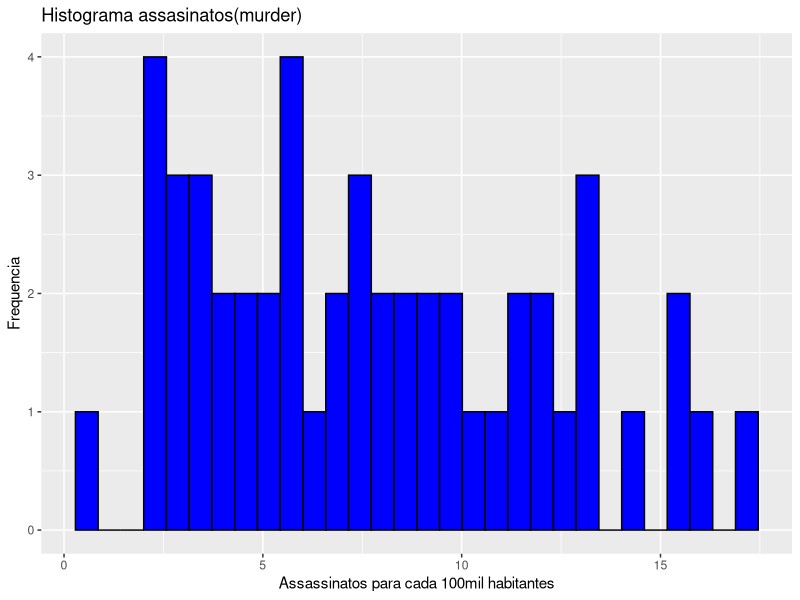
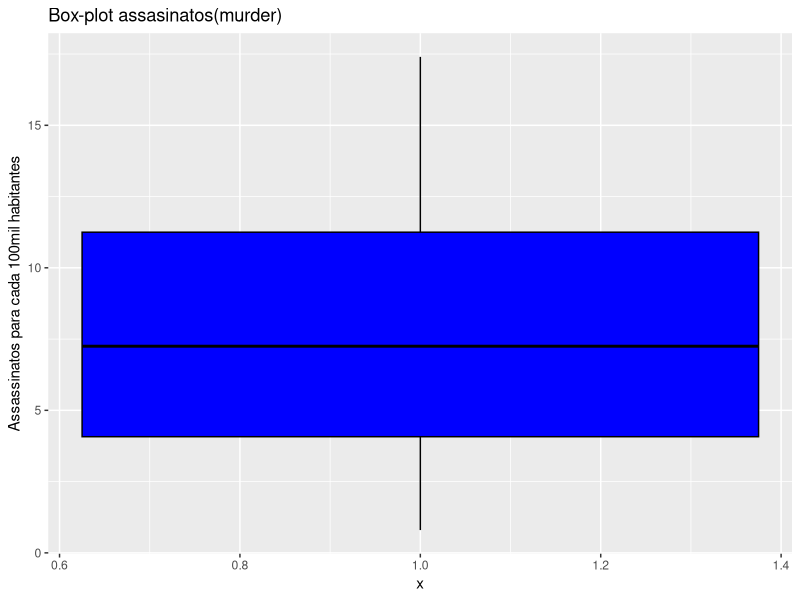
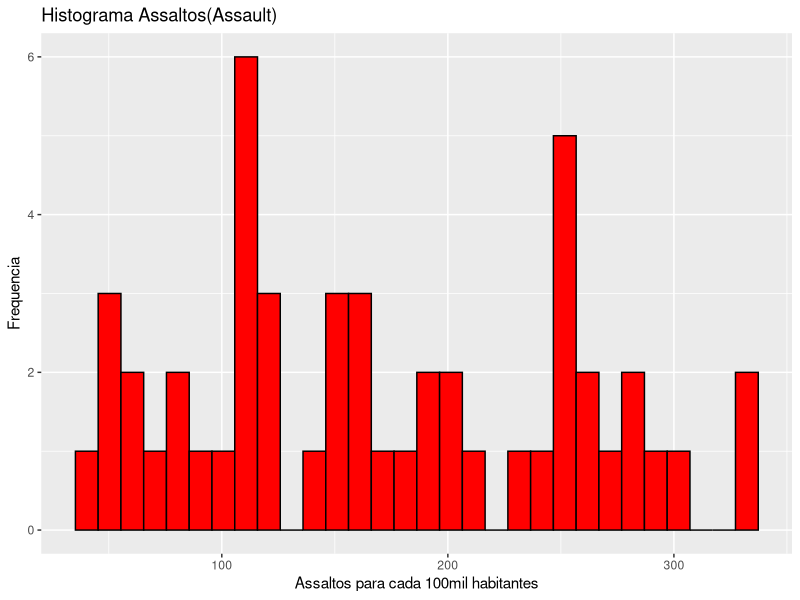
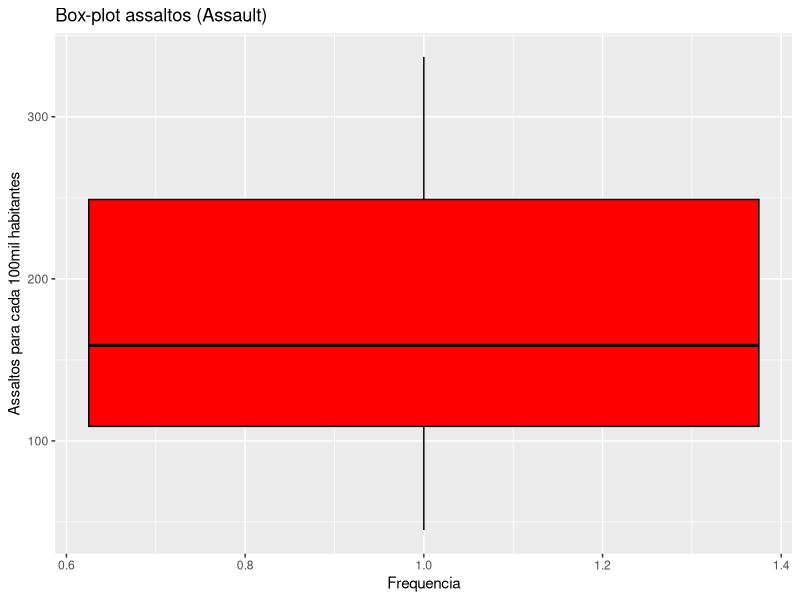
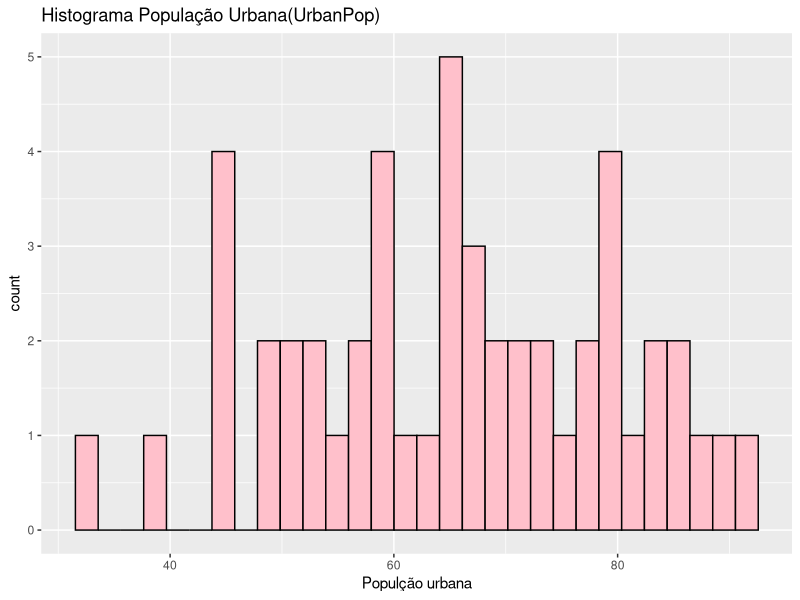
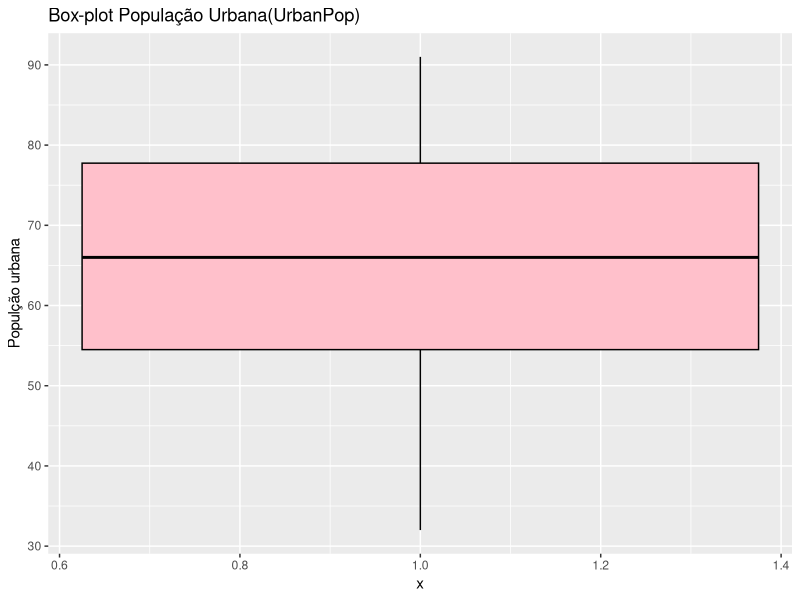
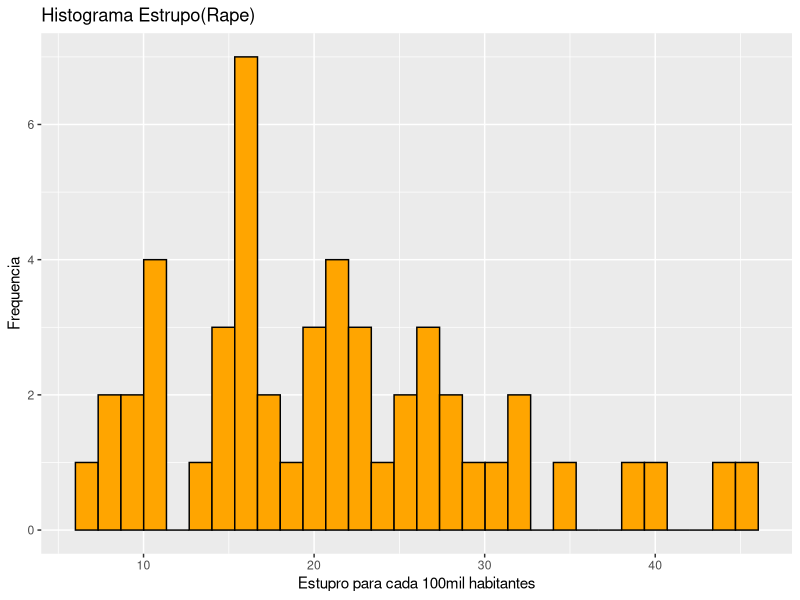
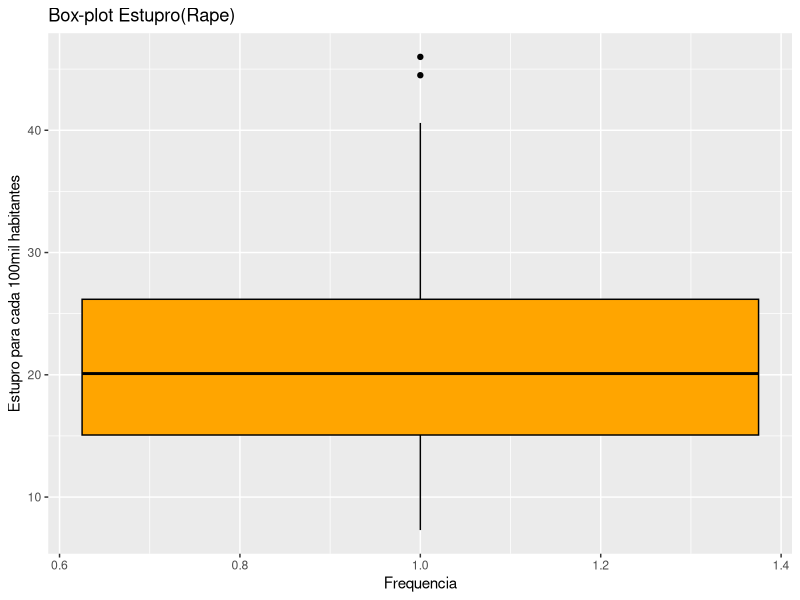

Source code (R) for these figures, in order:
## ---- chunk 1
knitr::opts_chunk$set(echo = TRUE)
## ---- chunk 2
library(ggplot2)
data(USArrests)
mydata = USArrests
## ---- chunk 3
ggplot(data = USArrests) +
geom_histogram(mapping = aes(x = Murder), fill ='blue', color='black') +
labs(x = 'Assassinatos para cada 100mil habitantes',
y = 'Frequencia',
title = 'Histograma assasinatos(murder)')
## ---- chunk 4
ggplot(data = USArrests) +
geom_boxplot(mapping = aes(x = 1, y = Murder), color = 'black', fill = 'blue')+
labs(y = 'Assassinatos para cada 100mil habitantes',
title = 'Box-plot assasinatos(murder)')
## ---- chunk 5
ggplot(data = USArrests) +
geom_histogram(mapping = aes(x = Assault), fill ='red', color='black') +
labs(x = 'Assaltos para cada 100mil habitantes',
y = 'Frequencia',
title = 'Histograma Assaltos(Assault)')
## ---- chunk 6
ggplot(data = USArrests) +
geom_boxplot(mapping = aes(x = 1, y = Assault), color = 'black', fill = 'red')+
labs(y = 'Assaltos para cada 100mil habitantes',
x = 'Frequencia',
title = 'Box-plot assaltos (Assault)')
## ---- chunk 7
ggplot(data = USArrests) +
geom_histogram(mapping = aes(x = UrbanPop), fill ='pink', color='black') +
labs(x = 'Populção urbana',
title = 'Histograma População Urbana(UrbanPop)')
## ---- chunk 8
ggplot(data = USArrests) +
geom_boxplot(mapping = aes(x = 1, y = UrbanPop), color = 'black', fill = 'pink')+
labs(y = 'Populção urbana',
title = 'Box-plot População Urbana(UrbanPop)')
## ---- chunk 9
ggplot(data = USArrests) +
geom_histogram(mapping = aes(x = Rape), fill ='orange', color='black') +
labs(x = 'Estupro para cada 100mil habitantes',
y = 'Frequencia',
title = 'Histograma Estrupo(Rape)')
## ---- chunk 10
ggplot(data = USArrests) +
geom_boxplot(mapping = aes(x = 1, y = Rape), color = 'black', fill = 'orange')+
labs(y = 'Estupro para cada 100mil habitantes',
x = 'Frequencia',
title = 'Box-plot Estupro(Rape)')
## ---- chunk 11
ggplot(mydata, aes(x = UrbanPop, y = Assault)) +
geom_point(color='red', size=4) +
labs(y = "Assaltos",
x = "População Urbana",
title = "Relação entre assaltos e População Urbana")+
geom_smooth( method = "lm")

## ---- chunk 12
data(ToothGrowth)
myData2 =  ToothGrowth
head(myData2)
## ---- chunk 13
ggplot(myData2) +
geom_histogram(mapping = aes(x = len), bins = 60, fill ='blue', color='black') +
labs(x = 'comprimento do dente',
title = 'Histograma comprimento do dente de todos porcos testados')
## ---- chunk 14
ggplot(data = myData2) +
geom_density(mapping = aes(x = dose), kernel = 'gaussian')
## ---- chunk 15
ggplot(data = myData2) +
geom_violin(mapping = aes(x = 1, y = len))
## ---- chunk 16
ggplot(myData2) +
geom_point(aes(x = supp, y = len, color = factor(dose)),
size = 3) +
scale_color_manual("Dose (mg/dia):",
values = c("red", "blue", "green"),
labels = c("0.5", "1", "2")) +
labs(title = 'Relação comprimento do dente com a dose de Vitamina C ingerida',
y = 'Comprimento dente',
x = 'Tipo de suplemento')
## ---- chunk 17
ggplot(data = myData2) +
geom_boxplot(mapping = aes(x = supp, y = len), color = 'black', fill = 'blue')+
labs(y = 'Comprimento do dente', x='Tipo de suplemento',
title = 'Crescimento do dente de acordo com cada suplemento')
